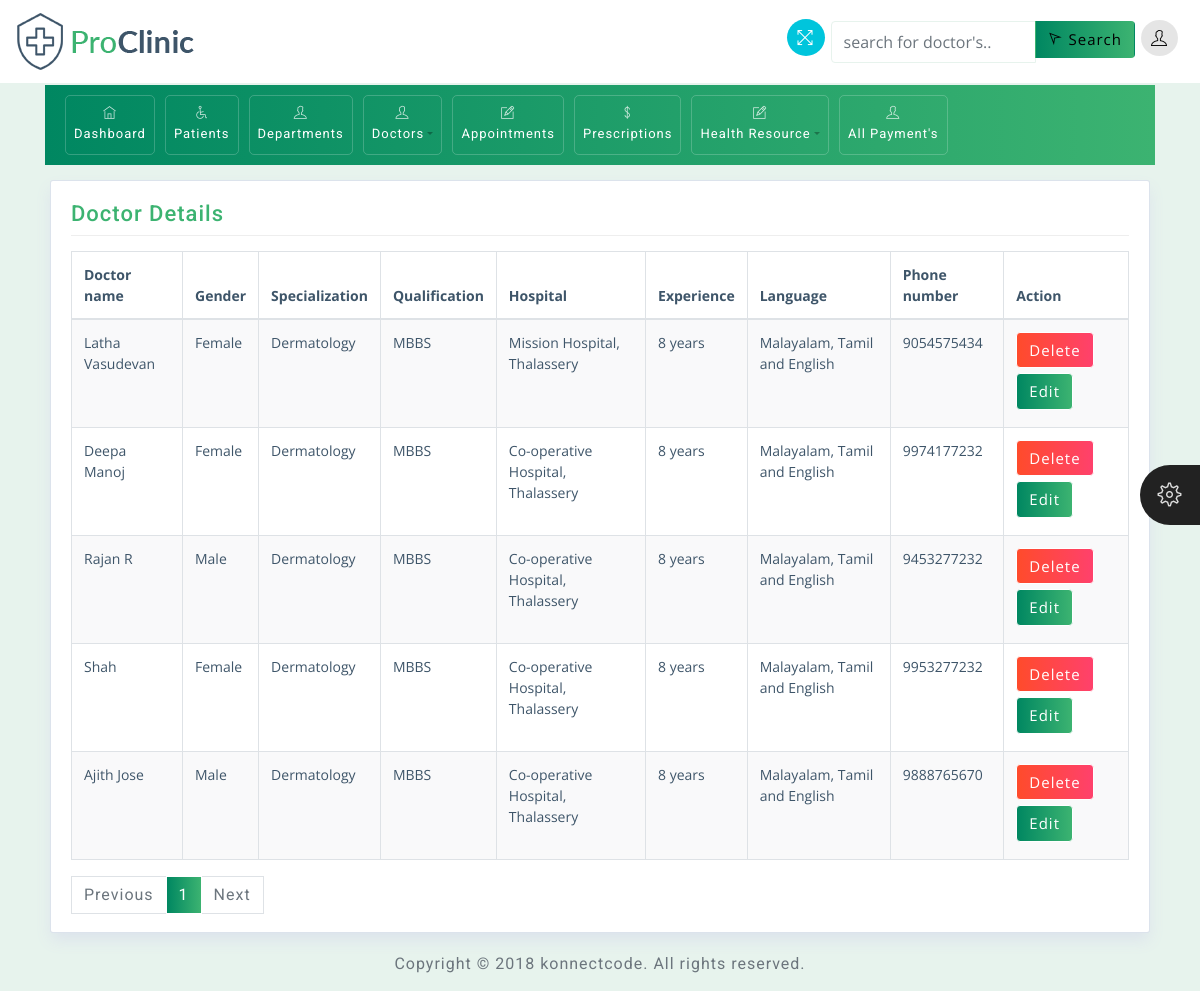
The app's page /doctor-details/ (signed in) with its own data.
### patient_app/models.py (models this page shows, shortened)
class Doctor(models.Model):
    user = models.OneToOneField(User, on_delete=models.CASCADE, related_name='doctor')
    doctor = models.CharField(max_length=128)
    mobile = models.CharField(max_length=15)
    specialization = models.ForeignKey(Department, on_delete=models.CASCADE)
    image = models.ImageField(upload_to='doctor_images/', blank=True, null=True)
    qualification = models.CharField(max_length=256)
    experience=models.CharField(max_length=256)
    hospital=models.CharField(max_length=256)
    gender=models.CharField(max_length=10)
    language=models.CharField(max_length=10)

class Department(models.Model):
    department=models.CharField(max_length=100)
    def __str__(self):
        return self.department

### patient_app/views.py (the view)
# urls.py: path('doctor-details/', views.doctor_details, name='doctor_details'),
def doctor_details(request):
    if request.user.is_authenticated:
        details=Doctor.objects.all()
        paginator = Paginator(details, 5)  # Show 6 doctors per page
        page_number = request.GET.get('page')
        try:
            page = paginator.get_page(page_number)
        except PageNotAnInteger:
            page = paginator.page(1)
        except EmptyPage:
            page = paginator.page(paginator.num_pages)
        return render(request, 'admin/doctor_details.html', {'details': page})
    else:
        return redirect('doctor_login')

### template/admin/doctor_details.html (shortened to what this page needs)
<!DOCTYPE html>
<html>
	{% load static %}
<head>
	<link rel="stylesheet" href="{% static 'css/bootstrap.min.css' %}">
	<link rel="stylesheet" href="{% static 'css/themify-icons.css' %}">
	<link rel="stylesheet" href="{% static 'css/animate.css' %}">
	<link rel="stylesheet" href="{% static 'css/styles.css' %}">
	<link rel="stylesheet" href="{% static 'css/green.css' %}" id="style_theme">
	<link rel="stylesheet" href="{% static 'css/responsive.css' %}">
	<link rel="stylesheet" href="{% static 'charts/css/morris.css' %}">
	<link rel="stylesheet" href="{% static 'css/jquery-jvectormap.css' %}">
	<link rel="stylesheet" href="https://cdn.datatables.net/2.1.0/css/dataTables.dataTables.css">
    <link rel="stylesheet" href="https://cdn.datatables.net/buttons/3.1.0/css/buttons.dataTables.css">
</head>
	<div class="theme-settings" id="switcher">
		<span class="theme-click">
			<span class="ti-settings"></span>
		</span>
	</div>
	<div class="wrapper">
		<div id="content">
			<div class="container top-brand">
				<nav class="navbar navbar-default fixed-top">
					<div class="navbar-header">
						<div class="sidebar-header"> <a href="index.html"><img src="{% static 'images/logo-dark.png' %}" class="logo" alt="logo"></a>
						</div>
					</div>
					<ul class="nav justify-content-end">
						<li class="nav-item">
							<a class="nav-link">
								<span title="Fullscreen" class="ti-fullscreen fullscreen"></span>
							</a>
						</li>
            <li class="nav-item">
                <form method="GET" action="{% url 'search_doctors_admin' %}" class="form-inline">
                    <div class="input-group">
							<input type="text" class="form-control" id="search-term" name="q" placeholder="search for doctor's.." value="{{ query }}">
                        <div class="input-group-append">
                            <button type="submit" class="btn btn-lorvens proclinic-bg">
                                <span class="ti-location-arrow"></span> Search
                            </button>
                        </div>
                    </div>
                </form>
            </li>
						<li class="nav-item">
							<a class="nav-link dropdown-toggle" data-toggle="dropdown" href="#" role="button" aria-haspopup="true"
							 aria-expanded="false">
								<span class="ti-user"></span>
							</a>
						</li>
					</ul>
				</nav>
			</div>
			<div class="container menu-nav">
				<nav class="navbar navbar-expand-lg proclinic-bg text-white">
					<div class="collapse navbar-collapse" id="navbarSupportedContent">
						<ul class="navbar-nav mr-auto">
							<li class="nav-item">
								<a class="nav-link" href="{% url 'home' %}"><span class="ti-home"></span> Dashboard</a>
							</li>
							<li class="nav-item">
								<a class="nav-link" href="{% url 'pat_details' %}">
									<span class="ti-wheelchair"></span> Patients</a>
							</li>
							<li class="nav-item">
								<a class="nav-link" href="{% url 'add_department' %}"><span class="ti-user"></span> Departments</a>
							</li>
							<li class="nav-item dropdown">
								<a class="nav-link dropdown-toggle" data-toggle="dropdown" href="#" role="button" aria-haspopup="true"
								 aria-expanded="false"><span class="ti-user"></span> Doctors</a>
							</li>
							<li class="nav-item">
								<a class="nav-link" href="{% url 'manage_appointments' %}" role="button"><span class="ti-pencil-alt"></span>Appointments</a>
							</li>
							<li class="nav-item">
								<a class="nav-link" href="{% url 'view_prescriptions' %}"><span class="ti-money"></span> Prescriptions</a>
							</li>
							<li class="nav-item dropdown">
								<a class="nav-link dropdown-toggle" data-toggle="dropdown" href="#" role="button" aria-haspopup="true"
								 aria-expanded="false"><span class="ti-pencil-alt"></span> Health Resource</a>
							</li>
							<li class="nav-item">
								<a class="nav-link" href="{% url 'all_payments' %}"><span class="ti-user"></span> All Payment's</a>
							</li>
						</ul>
					</div>
				</nav>
			</div>
				<div class="container reduced-margin">
					<div class="col-md-12">
						<div class="widget-area-2 proclinic-box-shadow">
							<h3 class="widget-title">Doctor Details</h3>
							<div id="example" class="table-responsive">
								<table  class="table table-bordered table-striped">
									<thead>
										<tr>
											<th>Doctor name</th>
											<th>Gender</th>
											<th>Specialization</th>
											<th>Qualification</th>
											<th>Hospital</th>
											<th>Experience</th>
											<th>Language</th>
                                            <th>Phone number</th>
											<th>Action</th>
										</tr>
									</thead>
									<tbody>
                    {% for doctor in details %}
                        <tr>
                    <td>{{ doctor.doctor }}</td>
					<td>{{ doctor.gender }}</td>
                    <td>{{ doctor.specialization }}</td>
                    <td>{{ doctor.qualification }}</td>
					<td>{{ doctor.hospital }}</td>
					<td>{{ doctor.experience }}</td>
					<td>{{ doctor.language }}</td>
                    <td>{{ doctor.mobile }}</td>
                            <td><a href="{% url 'delete_doctor' doctor.id %}" class="btn btn-danger">Delete</a>
							<a href="{% url 'edit_doctor_admin' doctor.id %}" class="btn btn-primary">Edit</a></td>
						</tr>
                    {% endfor %}
									</tbody>
								</table>
																        <nav aria-label="Page navigation example">
            <ul class="pagination">
                {% if details.has_previous %}
                    <li class="page-item"><a class="page-link" href="?page={{ details.previous_page_number }}">Previous</a></li>
                {% else %}
                    <li class="page-item disabled"><span class="page-link">Previous</span></li>
                {% endif %}
                {% for num in details.paginator.page_range %}
                    {% if details.number == num %}
                        <li class="page-item active"><span class="page-link">{{ num }}</span></li>
                    {% else %}
                        <li class="page-item"><a class="page-link" href="?page={{ num }}">{{ num }}</a></li>
                    {% endif %}
                {% endfor %}
                {% if details.has_next %}
                    <li class="page-item"><a class="page-link" href="?page={{ details.next_page_number }}">Next</a></li>
                {% else %}
                    <li class="page-item disabled"><span class="page-link">Next</span></li>
                {% endif %}
            </ul>
        </nav>
							</div>
						</div>
					</div>
				</div>
			<div class="container">
				<div class="d-sm-flex justify-content-center">
				  <span class="text-muted text-center d-block d-sm-inline-block">Copyright © 2018 <a href="http://www.konnectplugins.com/" target="_blank">konnectcode</a>. All rights reserved.</span>
				</div>
			</div>
		</div>
	</div>
</body>
</html>

### static/css/styles.css (style rules this page uses)
h1, h2, h3, h4, h5, h6, span, .menu-nav { font-family: 'Roboto', sans-serif; letter-spacing: 1px; }
a, a:hover, a:focus { color: inherit; text-decoration: none; transition: all 0.3s; }
.navbar { padding: 10px 15px; background: #fff; border: none; border-radius: 0; }
.table td, .table th { padding: .75rem; }
#content { padding-top: 5px; padding-bottom: 15px; transition: all 0.3s; width: 100%; }
.text-muted { color: #6c757d!important; padding-top: 20px; }
.proclinic-box-shadow { border-radius: 0; border: 0; -webkit-box-shadow: 0 0 0 1px #dce3ec, 0 8px 16px 0 #dce3ec; box-shadow: 0 0 0 1px #dce3ec, 0 8px 16px 0 #dce3ec; background: #fff; margin-top: 20px; }
div[class*="col-"] { padding-right: 6px; padding-left: 6px; }
.table-striped tbody tr:nth-of-type(odd) { background-color: rgba(61,79,90,.03); }
table.table tbody td, table.table thead th { font-size: 14px; }
#switcher { position: fixed; bottom: 45%; right: -130px; width: 130px; background-color: #404040; color: #ffffff; z-index: 9999; font-size: 15px; padding-bottom: 20px; -webkit-transition: all 0.6s ease; transition: all 0.6s ease; height: 80px; }
#switcher .theme-click { display: block; position: absolute; padding: 8px; width: 60px; height: 60px; line-height: 48px; color: #ffffff; font-size: 24px; background-color: #222; text-align: center; left: -60px; top: 0; cursor: pointer; z-index: 2; border-radius: 30px 0 0 30px; }
#switcher .theme-click .ti-settings { color: #ddd; }
.menu-nav .navbar-nav .nav-item { font-size: 13px; padding: 2px 0px; border: 1px solid rgba(255,255,255,.2); margin: 0 5px; border-radius: 5px; }
.menu-nav .dropdown-toggle::after { color: rgba(0,0,0,.3); }
.menu-nav [class^="ti-"], .menu-nav [class*=" ti-"] { color: rgba(255,255,255,.8); }
.navbar-default .dropdown-toggle::after { display: none; }
.navbar-default .ti-announcement, .navbar-default .ti-user, .navbar-default .ti-search { padding: 10px; border-radius: 50%; color: #000; }
.navbar-default .ti-user, .navbar-default .ti-announcement, .navbar-default .ti-search { background: rgba(0,0,0,.1); }
.top-brand .nav-link { padding: 6px; cursor: pointer; }
.navbar .nav .nav-item:last-child .nav-link { padding-right: 7px; }
.fullscreen { padding: 10px; font-size: 17px; cursor: pointer; background: #00c5dc; color: #fff; border-radius: 50%; margin-left: 10px; }
.widget-area-2 { background: #fff; margin-top: 1rem; padding: 20px; padding-bottom: 2px; border-radius: 2px; }
.widget-title { font-size: 22px; padding-bottom: .5rem; margin-bottom: 15px; border-bottom: 1px solid #eeeeee; }
.btn { margin-bottom: 5px; font-size: 15px; letter-spacing: 1px; }
.btn-danger { background: #FF416C; background: -webkit-linear-gradient(to right, #FF4B2B, #FF416C); background: linear-gradient(to right, #FF4B2B, #FF416C); border-color: #fff; }
.form-control { border-color: #E7F3ED; }
input.form-control { padding: .5rem .75rem; }
.pagination .page-item.active .page-link { z-index: 1; color: #fff; }
.pagination .page-item:first-child .page-link, .pagination .page-item:last-child .page-link { border-radius: 0px; }

### static/css/green.css (style rules this page uses)
.proclinic-bg { background: #3CB371; background: -webkit-linear-gradient(to right, #008761, #3CB371); background: linear-gradient(to right, #008761, #3CB371); }
.pagination .page-link { color: #3CB371; }
.pagination .page-item.active .page-link { background: #3CB371; background: -webkit-linear-gradient(to right, #008761, #3CB371); background: linear-gradient(to right, #008761, #3CB371); border-color: #ffffff; }
.btn-primary { background: #3CB371; background: -webkit-linear-gradient(to right, #008761, #3CB371); background: linear-gradient(to right, #008761, #3CB371); border-color: #ffffff; }
.widget-title { color: #3CB371; }

### static/css/responsive.css (style rules this page uses)
@media (min-width: 992px) and (max-width: 1200px) { .menu-nav [class^="ti-"], .menu-nav [class*=" ti-"] { display: block; margin-bottom: 5px; text-align: center; } }

### template/admin/doctor_details.html (style rules this page uses)
.reduced-margin { margin-top: 5px; }
.navbar.fixed-top { position: fixed; top: 0; width: 100%; z-index: 1000; }
#content { margin-top: 80px; }

### records on screen
Doctor: doctor "Latha Vasudevan", gender "Female", specialization "Dermatology", qualification "MBBS", hospital "Mission Hospital, Thalassery", experience "8 years", language "Malayalam, Tamil and English", mobile "9054575434"
Doctor: doctor "Deepa Manoj", gender "Female", specialization "Dermatology", qualification "MBBS", hospital "Co-operative Hospital, Thalassery", experience "8 years", language "Malayalam, Tamil and English", mobile "9974177232"
Doctor: doctor "Rajan R", gender "Male", specialization "Dermatology", qualification "MBBS", hospital "Co-operative Hospital, Thalassery", experience "8 years", language "Malayalam, Tamil and English", mobile "9453277232"
Doctor: doctor "Shah", gender "Female", specialization "Dermatology", qualification "MBBS", hospital "Co-operative Hospital, Thalassery", experience "8 years", language "Malayalam, Tamil and English", mobile "9953277232"
Doctor: doctor "Ajith Jose", gender "Male", specialization "Dermatology", qualification "MBBS", hospital "Co-operative Hospital, Thalassery", experience "8 years", language "Malayalam, Tamil and English", mobile "9888765670"

### other values on screen
{{ num }} "1"
